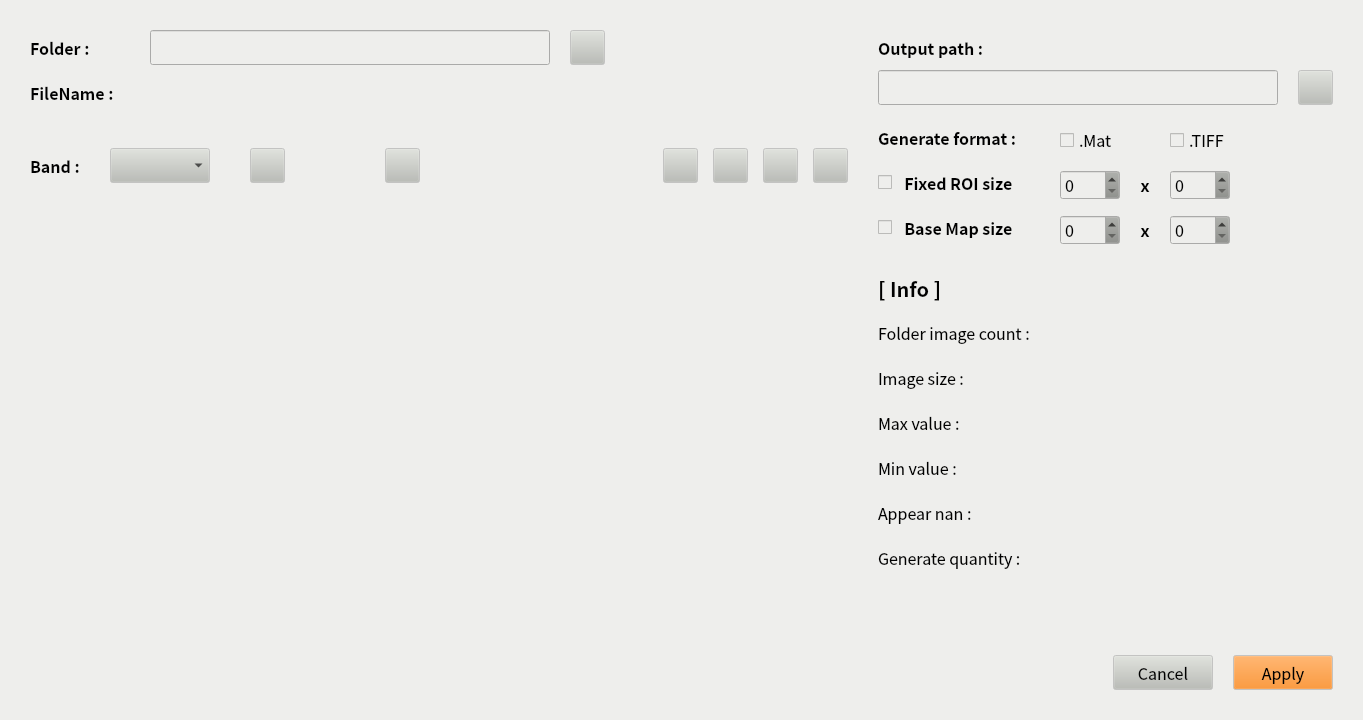
<?xml version="1.0" encoding="UTF-8"?>
<ui version="4.0">
 <class>MainWindow</class>
 <widget class="QMainWindow" name="MainWindow">
  <property name="enabled">
   <bool>false</bool>
  </property>
  <property name="geometry">
   <rect>
    <x>0</x>
    <y>0</y>
    <width>1363</width>
    <height>720</height>
   </rect>
  </property>
  <property name="palette">
   <palette>
    <active>
     <colorrole role="WindowText">
      <brush brushstyle="SolidPattern">
       <color alpha="255">
        <red>0</red>
        <green>0</green>
        <blue>0</blue>
       </color>
      </brush>
     </colorrole>
     <colorrole role="Button">
      <brush brushstyle="SolidPattern">
       <color alpha="255">
        <red>136</red>
        <green>138</green>
        <blue>133</blue>
       </color>
      </brush>
     </colorrole>
     <colorrole role="Text">
      <brush brushstyle="SolidPattern">
       <color alpha="255">
        <red>0</red>
        <green>0</green>
        <blue>0</blue>
       </color>
      </brush>
     </colorrole>
     <colorrole role="ButtonText">
      <brush brushstyle="SolidPattern">
       <color alpha="255">
        <red>0</red>
        <green>0</green>
        <blue>0</blue>
       </color>
      </brush>
     </colorrole>
     <colorrole role="Base">
      <brush brushstyle="SolidPattern">
       <color alpha="255">
        <red>255</red>
        <green>255</green>
        <blue>255</blue>
       </color>
      </brush>
     </colorrole>
     <colorrole role="Window">
      <brush brushstyle="SolidPattern">
       <color alpha="255">
        <red>238</red>
        <green>238</green>
        <blue>236</blue>
       </color>
      </brush>
     </colorrole>
     <colorrole role="Shadow">
      <brush brushstyle="SolidPattern">
       <color alpha="255">
        <red>255</red>
        <green>255</green>
        <blue>255</blue>
       </color>
      </brush>
     </colorrole>
     <colorrole role="PlaceholderText">
      <brush brushstyle="SolidPattern">
       <color alpha="128">
        <red>0</red>
        <green>0</green>
        <blue>0</blue>
       </color>
      </brush>
     </colorrole>
    </active>
    <inactive>
     <colorrole role="WindowText">
      <brush brushstyle="SolidPattern">
       <color alpha="255">
        <red>0</red>
        <green>0</green>
        <blue>0</blue>
       </color>
      </brush>
     </colorrole>
     <colorrole role="Button">
      <brush brushstyle="SolidPattern">
       <color alpha="255">
        <red>136</red>
        <green>138</green>
        <blue>133</blue>
       </color>
      </brush>
     </colorrole>
     <colorrole role="Text">
      <brush brushstyle="SolidPattern">
       <color alpha="255">
        <red>0</red>
        <green>0</green>
        <blue>0</blue>
       </color>
      </brush>
     </colorrole>
     <colorrole role="ButtonText">
      <brush brushstyle="SolidPattern">
       <color alpha="255">
        <red>0</red>
        <green>0</green>
        <blue>0</blue>
       </color>
      </brush>
     </colorrole>
     <colorrole role="Base">
      <brush brushstyle="SolidPattern">
       <color alpha="255">
        <red>255</red>
        <green>255</green>
        <blue>255</blue>
       </color>
      </brush>
     </colorrole>
     <colorrole role="Window">
      <brush brushstyle="SolidPattern">
       <color alpha="255">
        <red>238</red>
        <green>238</green>
        <blue>236</blue>
       </color>
      </brush>
     </colorrole>
     <colorrole role="Shadow">
      <brush brushstyle="SolidPattern">
       <color alpha="255">
        <red>255</red>
        <green>255</green>
        <blue>255</blue>
       </color>
      </brush>
     </colorrole>
     <colorrole role="PlaceholderText">
      <brush brushstyle="SolidPattern">
       <color alpha="128">
        <red>0</red>
        <green>0</green>
        <blue>0</blue>
       </color>
      </brush>
     </colorrole>
    </inactive>
    <disabled>
     <colorrole role="WindowText">
      <brush brushstyle="SolidPattern">
       <color alpha="255">
        <red>0</red>
        <green>0</green>
        <blue>0</blue>
       </color>
      </brush>
     </colorrole>
     <colorrole role="Button">
      <brush brushstyle="SolidPattern">
       <color alpha="255">
        <red>136</red>
        <green>138</green>
        <blue>133</blue>
       </color>
      </brush>
     </colorrole>
     <colorrole role="Text">
      <brush brushstyle="SolidPattern">
       <color alpha="255">
        <red>0</red>
        <green>0</green>
        <blue>0</blue>
       </color>
      </brush>
     </colorrole>
     <colorrole role="ButtonText">
      <brush brushstyle="SolidPattern">
       <color alpha="255">
        <red>0</red>
        <green>0</green>
        <blue>0</blue>
       </color>
      </brush>
     </colorrole>
     <colorrole role="Base">
      <brush brushstyle="SolidPattern">
       <color alpha="255">
        <red>238</red>
        <green>238</green>
        <blue>236</blue>
       </color>
      </brush>
     </colorrole>
     <colorrole role="Window">
      <brush brushstyle="SolidPattern">
       <color alpha="255">
        <red>238</red>
        <green>238</green>
        <blue>236</blue>
       </color>
      </brush>
     </colorrole>
     <colorrole role="Shadow">
      <brush brushstyle="SolidPattern">
       <color alpha="255">
        <red>255</red>
        <green>255</green>
        <blue>255</blue>
       </color>
      </brush>
     </colorrole>
     <colorrole role="PlaceholderText">
      <brush brushstyle="SolidPattern">
       <color alpha="128">
        <red>0</red>
        <green>0</green>
        <blue>0</blue>
       </color>
      </brush>
     </colorrole>
    </disabled>
   </palette>
  </property>
  <property name="font">
   <font>
    <family>Noto Sans CJK JP</family>
    <pointsize>12</pointsize>
   </font>
  </property>
  <property name="windowTitle">
   <string>MainWindow</string>
  </property>
  <widget class="QWidget" name="centralwidget">
   <widget class="QLabel" name="label">
    <property name="geometry">
     <rect>
      <x>30</x>
      <y>193</y>
      <width>818</width>
      <height>432</height>
     </rect>
    </property>
    <property name="palette">
     <palette>
      <active>
       <colorrole role="ButtonText">
        <brush brushstyle="SolidPattern">
         <color alpha="255">
          <red>0</red>
          <green>0</green>
          <blue>0</blue>
         </color>
        </brush>
       </colorrole>
      </active>
      <inactive>
       <colorrole role="ButtonText">
        <brush brushstyle="SolidPattern">
         <color alpha="255">
          <red>0</red>
          <green>0</green>
          <blue>0</blue>
         </color>
        </brush>
       </colorrole>
      </inactive>
      <disabled>
       <colorrole role="ButtonText">
        <brush brushstyle="SolidPattern">
         <color alpha="255">
          <red>46</red>
          <green>52</green>
          <blue>54</blue>
         </color>
        </brush>
       </colorrole>
      </disabled>
     </palette>
    </property>
    <property name="font">
     <font>
      <family>Noto Sans CJK JP</family>
      <pointsize>12</pointsize>
     </font>
    </property>
    <property name="text">
     <string/>
    </property>
    <property name="pixmap">
     <pixmap resource="ui_img/img.qrc">:/img/blank.jpg</pixmap>
    </property>
   </widget>
   <widget class="QPushButton" name="pushButton">
    <property name="geometry">
     <rect>
      <x>1233</x>
      <y>655</y>
      <width>100</width>
      <height>35</height>
     </rect>
    </property>
    <property name="palette">
     <palette>
      <active>
       <colorrole role="Button">
        <brush brushstyle="SolidPattern">
         <color alpha="255">
          <red>245</red>
          <green>121</green>
          <blue>0</blue>
         </color>
        </brush>
       </colorrole>
      </active>
      <inactive>
       <colorrole role="Button">
        <brush brushstyle="SolidPattern">
         <color alpha="255">
          <red>245</red>
          <green>121</green>
          <blue>0</blue>
         </color>
        </brush>
       </colorrole>
      </inactive>
      <disabled>
       <colorrole role="Button">
        <brush brushstyle="SolidPattern">
         <color alpha="255">
          <red>245</red>
          <green>121</green>
          <blue>0</blue>
         </color>
        </brush>
       </colorrole>
      </disabled>
     </palette>
    </property>
    <property name="font">
     <font>
      <pointsize>12</pointsize>
     </font>
    </property>
    <property name="text">
     <string>Apply</string>
    </property>
   </widget>
   <widget class="QPushButton" name="pushButton_2">
    <property name="geometry">
     <rect>
      <x>1113</x>
      <y>655</y>
      <width>100</width>
      <height>35</height>
     </rect>
    </property>
    <property name="palette">
     <palette>
      <active>
       <colorrole role="Button">
        <brush brushstyle="SolidPattern">
         <color alpha="255">
          <red>186</red>
          <green>189</green>
          <blue>182</blue>
         </color>
        </brush>
       </colorrole>
       <colorrole role="Shadow">
        <brush brushstyle="SolidPattern">
         <color alpha="255">
          <red>118</red>
          <green>118</green>
          <blue>118</blue>
         </color>
        </brush>
       </colorrole>
      </active>
      <inactive>
       <colorrole role="Button">
        <brush brushstyle="SolidPattern">
         <color alpha="255">
          <red>186</red>
          <green>189</green>
          <blue>182</blue>
         </color>
        </brush>
       </colorrole>
       <colorrole role="Shadow">
        <brush brushstyle="SolidPattern">
         <color alpha="255">
          <red>118</red>
          <green>118</green>
          <blue>118</blue>
         </color>
        </brush>
       </colorrole>
      </inactive>
      <disabled>
       <colorrole role="Button">
        <brush brushstyle="SolidPattern">
         <color alpha="255">
          <red>186</red>
          <green>189</green>
          <blue>182</blue>
         </color>
        </brush>
       </colorrole>
       <colorrole role="Shadow">
        <brush brushstyle="SolidPattern">
         <color alpha="255">
          <red>118</red>
          <green>118</green>
          <blue>118</blue>
         </color>
        </brush>
       </colorrole>
      </disabled>
     </palette>
    </property>
    <property name="text">
     <string>Cancel</string>
    </property>
   </widget>
   <widget class="QLabel" name="label_2">
    <property name="geometry">
     <rect>
      <x>30</x>
      <y>30</y>
      <width>100</width>
      <height>35</height>
     </rect>
    </property>
    <property name="font">
     <font>
      <weight>75</weight>
      <bold>true</bold>
     </font>
    </property>
    <property name="text">
     <string>Folder :</string>
    </property>
   </widget>
   <widget class="QLineEdit" name="lineEdit">
    <property name="geometry">
     <rect>
      <x>150</x>
      <y>30</y>
      <width>400</width>
      <height>35</height>
     </rect>
    </property>
    <property name="palette">
     <palette>
      <active>
       <colorrole role="Dark">
        <brush brushstyle="SolidPattern">
         <color alpha="255">
          <red>159</red>
          <green>159</green>
          <blue>159</blue>
         </color>
        </brush>
       </colorrole>
       <colorrole role="Highlight">
        <brush brushstyle="SolidPattern">
         <color alpha="255">
          <red>48</red>
          <green>140</green>
          <blue>198</blue>
         </color>
        </brush>
       </colorrole>
      </active>
      <inactive>
       <colorrole role="Dark">
        <brush brushstyle="SolidPattern">
         <color alpha="255">
          <red>159</red>
          <green>159</green>
          <blue>159</blue>
         </color>
        </brush>
       </colorrole>
       <colorrole role="Highlight">
        <brush brushstyle="SolidPattern">
         <color alpha="255">
          <red>48</red>
          <green>140</green>
          <blue>198</blue>
         </color>
        </brush>
       </colorrole>
      </inactive>
      <disabled>
       <colorrole role="Dark">
        <brush brushstyle="SolidPattern">
         <color alpha="255">
          <red>159</red>
          <green>159</green>
          <blue>159</blue>
         </color>
        </brush>
       </colorrole>
       <colorrole role="Highlight">
        <brush brushstyle="SolidPattern">
         <color alpha="255">
          <red>48</red>
          <green>140</green>
          <blue>198</blue>
         </color>
        </brush>
       </colorrole>
      </disabled>
     </palette>
    </property>
    <property name="font">
     <font>
      <pointsize>10</pointsize>
     </font>
    </property>
    <property name="text">
     <string/>
    </property>
   </widget>
   <widget class="QLabel" name="label_3">
    <property name="geometry">
     <rect>
      <x>30</x>
      <y>75</y>
      <width>100</width>
      <height>35</height>
     </rect>
    </property>
    <property name="font">
     <font>
      <weight>75</weight>
      <bold>true</bold>
     </font>
    </property>
    <property name="text">
     <string>FileName :</string>
    </property>
   </widget>
   <widget class="QLabel" name="label_4">
    <property name="geometry">
     <rect>
      <x>150</x>
      <y>75</y>
      <width>400</width>
      <height>35</height>
     </rect>
    </property>
    <property name="font">
     <font>
      <pointsize>10</pointsize>
     </font>
    </property>
    <property name="text">
     <string/>
    </property>
   </widget>
   <widget class="QPushButton" name="pushButton_4">
    <property name="geometry">
     <rect>
      <x>250</x>
      <y>148</y>
      <width>35</width>
      <height>35</height>
     </rect>
    </property>
    <property name="palette">
     <palette>
      <active>
       <colorrole role="Button">
        <brush brushstyle="SolidPattern">
         <color alpha="255">
          <red>186</red>
          <green>189</green>
          <blue>182</blue>
         </color>
        </brush>
       </colorrole>
      </active>
      <inactive>
       <colorrole role="Button">
        <brush brushstyle="SolidPattern">
         <color alpha="255">
          <red>186</red>
          <green>189</green>
          <blue>182</blue>
         </color>
        </brush>
       </colorrole>
      </inactive>
      <disabled>
       <colorrole role="Button">
        <brush brushstyle="SolidPattern">
         <color alpha="255">
          <red>186</red>
          <green>189</green>
          <blue>182</blue>
         </color>
        </brush>
       </colorrole>
      </disabled>
     </palette>
    </property>
    <property name="text">
     <string/>
    </property>
   </widget>
   <widget class="QPushButton" name="pushButton_5">
    <property name="geometry">
     <rect>
      <x>385</x>
      <y>148</y>
      <width>35</width>
      <height>35</height>
     </rect>
    </property>
    <property name="palette">
     <palette>
      <active>
       <colorrole role="Button">
        <brush brushstyle="SolidPattern">
         <color alpha="255">
          <red>186</red>
          <green>189</green>
          <blue>182</blue>
         </color>
        </brush>
       </colorrole>
      </active>
      <inactive>
       <colorrole role="Button">
        <brush brushstyle="SolidPattern">
         <color alpha="255">
          <red>186</red>
          <green>189</green>
          <blue>182</blue>
         </color>
        </brush>
       </colorrole>
      </inactive>
      <disabled>
       <colorrole role="Button">
        <brush brushstyle="SolidPattern">
         <color alpha="255">
          <red>186</red>
          <green>189</green>
          <blue>182</blue>
         </color>
        </brush>
       </colorrole>
      </disabled>
     </palette>
    </property>
    <property name="text">
     <string/>
    </property>
   </widget>
   <widget class="QPushButton" name="pushButton_6">
    <property name="geometry">
     <rect>
      <x>663</x>
      <y>148</y>
      <width>35</width>
      <height>35</height>
     </rect>
    </property>
    <property name="palette">
     <palette>
      <active>
       <colorrole role="Button">
        <brush brushstyle="SolidPattern">
         <color alpha="255">
          <red>186</red>
          <green>189</green>
          <blue>182</blue>
         </color>
        </brush>
       </colorrole>
      </active>
      <inactive>
       <colorrole role="Button">
        <brush brushstyle="SolidPattern">
         <color alpha="255">
          <red>186</red>
          <green>189</green>
          <blue>182</blue>
         </color>
        </brush>
       </colorrole>
      </inactive>
      <disabled>
       <colorrole role="Button">
        <brush brushstyle="SolidPattern">
         <color alpha="255">
          <red>186</red>
          <green>189</green>
          <blue>182</blue>
         </color>
        </brush>
       </colorrole>
      </disabled>
     </palette>
    </property>
    <property name="text">
     <string/>
    </property>
   </widget>
   <widget class="QPushButton" name="pushButton_7">
    <property name="geometry">
     <rect>
      <x>713</x>
      <y>148</y>
      <width>35</width>
      <height>35</height>
     </rect>
    </property>
    <property name="palette">
     <palette>
      <active>
       <colorrole role="Button">
        <brush brushstyle="SolidPattern">
         <color alpha="255">
          <red>186</red>
          <green>189</green>
          <blue>182</blue>
         </color>
        </brush>
       </colorrole>
      </active>
      <inactive>
       <colorrole role="Button">
        <brush brushstyle="SolidPattern">
         <color alpha="255">
          <red>186</red>
          <green>189</green>
          <blue>182</blue>
         </color>
        </brush>
       </colorrole>
      </inactive>
      <disabled>
       <colorrole role="Button">
        <brush brushstyle="SolidPattern">
         <color alpha="255">
          <red>186</red>
          <green>189</green>
          <blue>182</blue>
         </color>
        </brush>
       </colorrole>
      </disabled>
     </palette>
    </property>
    <property name="text">
     <string/>
    </property>
   </widget>
   <widget class="QPushButton" name="pushButton_8">
    <property name="geometry">
     <rect>
      <x>763</x>
      <y>148</y>
      <width>35</width>
      <height>35</height>
     </rect>
    </property>
    <property name="palette">
     <palette>
      <active>
       <colorrole role="Button">
        <brush brushstyle="SolidPattern">
         <color alpha="255">
          <red>186</red>
          <green>189</green>
          <blue>182</blue>
         </color>
        </brush>
       </colorrole>
      </active>
      <inactive>
       <colorrole role="Button">
        <brush brushstyle="SolidPattern">
         <color alpha="255">
          <red>186</red>
          <green>189</green>
          <blue>182</blue>
         </color>
        </brush>
       </colorrole>
      </inactive>
      <disabled>
       <colorrole role="Button">
        <brush brushstyle="SolidPattern">
         <color alpha="255">
          <red>186</red>
          <green>189</green>
          <blue>182</blue>
         </color>
        </brush>
       </colorrole>
      </disabled>
     </palette>
    </property>
    <property name="text">
     <string/>
    </property>
   </widget>
   <widget class="QPushButton" name="pushButton_9">
    <property name="geometry">
     <rect>
      <x>813</x>
      <y>148</y>
      <width>35</width>
      <height>35</height>
     </rect>
    </property>
    <property name="palette">
     <palette>
      <active>
       <colorrole role="Button">
        <brush brushstyle="SolidPattern">
         <color alpha="255">
          <red>186</red>
          <green>189</green>
          <blue>182</blue>
         </color>
        </brush>
       </colorrole>
      </active>
      <inactive>
       <colorrole role="Button">
        <brush brushstyle="SolidPattern">
         <color alpha="255">
          <red>186</red>
          <green>189</green>
          <blue>182</blue>
         </color>
        </brush>
       </colorrole>
      </inactive>
      <disabled>
       <colorrole role="Button">
        <brush brushstyle="SolidPattern">
         <color alpha="255">
          <red>186</red>
          <green>189</green>
          <blue>182</blue>
         </color>
        </brush>
       </colorrole>
      </disabled>
     </palette>
    </property>
    <property name="text">
     <string/>
    </property>
   </widget>
   <widget class="QLabel" name="label_5">
    <property name="geometry">
     <rect>
      <x>285</x>
      <y>148</y>
      <width>100</width>
      <height>35</height>
     </rect>
    </property>
    <property name="font">
     <font>
      <weight>75</weight>
      <bold>true</bold>
     </font>
    </property>
    <property name="text">
     <string/>
    </property>
    <property name="alignment">
     <set>Qt::AlignCenter</set>
    </property>
   </widget>
   <widget class="QLabel" name="label_6">
    <property name="geometry">
     <rect>
      <x>30</x>
      <y>148</y>
      <width>100</width>
      <height>35</height>
     </rect>
    </property>
    <property name="font">
     <font>
      <weight>75</weight>
      <bold>true</bold>
     </font>
    </property>
    <property name="text">
     <string>Band :</string>
    </property>
   </widget>
   <widget class="QComboBox" name="comboBox">
    <property name="geometry">
     <rect>
      <x>110</x>
      <y>148</y>
      <width>100</width>
      <height>35</height>
     </rect>
    </property>
    <property name="palette">
     <palette>
      <active>
       <colorrole role="Button">
        <brush brushstyle="SolidPattern">
         <color alpha="255">
          <red>186</red>
          <green>189</green>
          <blue>182</blue>
         </color>
        </brush>
       </colorrole>
      </active>
      <inactive>
       <colorrole role="Button">
        <brush brushstyle="SolidPattern">
         <color alpha="255">
          <red>186</red>
          <green>189</green>
          <blue>182</blue>
         </color>
        </brush>
       </colorrole>
      </inactive>
      <disabled>
       <colorrole role="Button">
        <brush brushstyle="SolidPattern">
         <color alpha="255">
          <red>186</red>
          <green>189</green>
          <blue>182</blue>
         </color>
        </brush>
       </colorrole>
      </disabled>
     </palette>
    </property>
   </widget>
   <widget class="QLabel" name="label_7">
    <property name="geometry">
     <rect>
      <x>878</x>
      <y>270</y>
      <width>100</width>
      <height>35</height>
     </rect>
    </property>
    <property name="font">
     <font>
      <pointsize>15</pointsize>
      <weight>75</weight>
      <bold>true</bold>
     </font>
    </property>
    <property name="text">
     <string>[ Info ]</string>
    </property>
   </widget>
   <widget class="QLabel" name="label_8">
    <property name="enabled">
     <bool>false</bool>
    </property>
    <property name="geometry">
     <rect>
      <x>878</x>
      <y>315</y>
      <width>455</width>
      <height>35</height>
     </rect>
    </property>
    <property name="font">
     <font>
      <weight>50</weight>
      <bold>false</bold>
     </font>
    </property>
    <property name="text">
     <string>Folder image count :</string>
    </property>
   </widget>
   <widget class="QLabel" name="label_9">
    <property name="geometry">
     <rect>
      <x>878</x>
      <y>360</y>
      <width>455</width>
      <height>35</height>
     </rect>
    </property>
    <property name="font">
     <font>
      <weight>50</weight>
      <bold>false</bold>
     </font>
    </property>
    <property name="text">
     <string>Image size :</string>
    </property>
   </widget>
   <widget class="QLabel" name="label_10">
    <property name="geometry">
     <rect>
      <x>878</x>
      <y>405</y>
      <width>455</width>
      <height>35</height>
     </rect>
    </property>
    <property name="font">
     <font>
      <weight>50</weight>
      <bold>false</bold>
     </font>
    </property>
    <property name="text">
     <string>Max value :</string>
    </property>
   </widget>
   <widget class="QLabel" name="label_11">
    <property name="geometry">
     <rect>
      <x>878</x>
      <y>450</y>
      <width>455</width>
      <height>35</height>
     </rect>
    </property>
    <property name="font">
     <font>
      <weight>50</weight>
      <bold>false</bold>
     </font>
    </property>
    <property name="text">
     <string>Min value :</string>
    </property>
   </widget>
   <widget class="QLabel" name="label_12">
    <property name="geometry">
     <rect>
      <x>878</x>
      <y>495</y>
      <width>455</width>
      <height>35</height>
     </rect>
    </property>
    <property name="font">
     <font>
      <weight>50</weight>
      <bold>false</bold>
     </font>
    </property>
    <property name="text">
     <string>Appear nan :</string>
    </property>
   </widget>
   <widget class="QLabel" name="label_131">
    <property name="geometry">
     <rect>
      <x>878</x>
      <y>30</y>
      <width>111</width>
      <height>35</height>
     </rect>
    </property>
    <property name="font">
     <font>
      <weight>75</weight>
      <bold>true</bold>
     </font>
    </property>
    <property name="text">
     <string>Output path :</string>
    </property>
   </widget>
   <widget class="QLabel" name="label_141">
    <property name="geometry">
     <rect>
      <x>878</x>
      <y>120</y>
      <width>150</width>
      <height>35</height>
     </rect>
    </property>
    <property name="font">
     <font>
      <weight>75</weight>
      <bold>true</bold>
     </font>
    </property>
    <property name="text">
     <string>Generate format :</string>
    </property>
   </widget>
   <widget class="QSpinBox" name="spinBox">
    <property name="geometry">
     <rect>
      <x>1060</x>
      <y>170</y>
      <width>60</width>
      <height>30</height>
     </rect>
    </property>
   </widget>
   <widget class="QSpinBox" name="spinBox_2">
    <property name="geometry">
     <rect>
      <x>1170</x>
      <y>170</y>
      <width>60</width>
      <height>30</height>
     </rect>
    </property>
   </widget>
   <widget class="QLineEdit" name="lineEdit_2">
    <property name="geometry">
     <rect>
      <x>878</x>
      <y>70</y>
      <width>400</width>
      <height>35</height>
     </rect>
    </property>
    <property name="palette">
     <palette>
      <active>
       <colorrole role="Dark">
        <brush brushstyle="SolidPattern">
         <color alpha="255">
          <red>159</red>
          <green>159</green>
          <blue>159</blue>
         </color>
        </brush>
       </colorrole>
       <colorrole role="Highlight">
        <brush brushstyle="SolidPattern">
         <color alpha="255">
          <red>48</red>
          <green>140</green>
          <blue>198</blue>
         </color>
        </brush>
       </colorrole>
      </active>
      <inactive>
       <colorrole role="Dark">
        <brush brushstyle="SolidPattern">
         <color alpha="255">
          <red>159</red>
          <green>159</green>
          <blue>159</blue>
         </color>
        </brush>
       </colorrole>
       <colorrole role="Highlight">
        <brush brushstyle="SolidPattern">
         <color alpha="255">
          <red>48</red>
          <green>140</green>
          <blue>198</blue>
         </color>
        </brush>
       </colorrole>
      </inactive>
      <disabled>
       <colorrole role="Dark">
        <brush brushstyle="SolidPattern">
         <color alpha="255">
          <red>159</red>
          <green>159</green>
          <blue>159</blue>
         </color>
        </brush>
       </colorrole>
       <colorrole role="Highlight">
        <brush brushstyle="SolidPattern">
         <color alpha="255">
          <red>48</red>
          <green>140</green>
          <blue>198</blue>
         </color>
        </brush>
       </colorrole>
      </disabled>
     </palette>
    </property>
    <property name="font">
     <font>
      <pointsize>10</pointsize>
     </font>
    </property>
    <property name="text">
     <string/>
    </property>
   </widget>
   <widget class="QPushButton" name="pushButton_10">
    <property name="geometry">
     <rect>
      <x>1298</x>
      <y>70</y>
      <width>35</width>
      <height>35</height>
     </rect>
    </property>
    <property name="palette">
     <palette>
      <active>
       <colorrole role="Button">
        <brush brushstyle="SolidPattern">
         <color alpha="255">
          <red>186</red>
          <green>189</green>
          <blue>182</blue>
         </color>
        </brush>
       </colorrole>
      </active>
      <inactive>
       <colorrole role="Button">
        <brush brushstyle="SolidPattern">
         <color alpha="255">
          <red>186</red>
          <green>189</green>
          <blue>182</blue>
         </color>
        </brush>
       </colorrole>
      </inactive>
      <disabled>
       <colorrole role="Button">
        <brush brushstyle="SolidPattern">
         <color alpha="255">
          <red>186</red>
          <green>189</green>
          <blue>182</blue>
         </color>
        </brush>
       </colorrole>
      </disabled>
     </palette>
    </property>
    <property name="text">
     <string/>
    </property>
   </widget>
   <widget class="QCheckBox" name="checkBox">
    <property name="geometry">
     <rect>
      <x>1060</x>
      <y>125</y>
      <width>100</width>
      <height>30</height>
     </rect>
    </property>
    <property name="text">
     <string>.Mat</string>
    </property>
   </widget>
   <widget class="QCheckBox" name="checkBox_2">
    <property name="geometry">
     <rect>
      <x>1170</x>
      <y>125</y>
      <width>100</width>
      <height>30</height>
     </rect>
    </property>
    <property name="text">
     <string>.TIFF</string>
    </property>
   </widget>
   <widget class="QCheckBox" name="checkBox_3">
    <property name="geometry">
     <rect>
      <x>878</x>
      <y>165</y>
      <width>151</width>
      <height>35</height>
     </rect>
    </property>
    <property name="font">
     <font>
      <weight>75</weight>
      <bold>true</bold>
     </font>
    </property>
    <property name="text">
     <string>  Fixed ROI size</string>
    </property>
   </widget>
   <widget class="QLabel" name="label_16">
    <property name="geometry">
     <rect>
      <x>1135</x>
      <y>170</y>
      <width>20</width>
      <height>30</height>
     </rect>
    </property>
    <property name="font">
     <font>
      <weight>75</weight>
      <bold>true</bold>
     </font>
    </property>
    <property name="text">
     <string>x</string>
    </property>
    <property name="alignment">
     <set>Qt::AlignCenter</set>
    </property>
   </widget>
   <widget class="QLabel" name="label_13">
    <property name="geometry">
     <rect>
      <x>878</x>
      <y>540</y>
      <width>455</width>
      <height>35</height>
     </rect>
    </property>
    <property name="font">
     <font>
      <weight>50</weight>
      <bold>false</bold>
     </font>
    </property>
    <property name="text">
     <string>Generate quantity :</string>
    </property>
   </widget>
   <widget class="QLabel" name="label_14">
    <property name="geometry">
     <rect>
      <x>878</x>
      <y>585</y>
      <width>455</width>
      <height>35</height>
     </rect>
    </property>
    <property name="font">
     <font>
      <weight>50</weight>
      <bold>false</bold>
     </font>
    </property>
    <property name="text">
     <string/>
    </property>
   </widget>
   <widget class="QCheckBox" name="checkBox_4">
    <property name="geometry">
     <rect>
      <x>878</x>
      <y>210</y>
      <width>151</width>
      <height>35</height>
     </rect>
    </property>
    <property name="font">
     <font>
      <weight>75</weight>
      <bold>true</bold>
     </font>
    </property>
    <property name="text">
     <string>  Base Map size</string>
    </property>
   </widget>
   <widget class="QSpinBox" name="spinBox_3">
    <property name="geometry">
     <rect>
      <x>1060</x>
      <y>215</y>
      <width>60</width>
      <height>30</height>
     </rect>
    </property>
   </widget>
   <widget class="QLabel" name="label_17">
    <property name="geometry">
     <rect>
      <x>1135</x>
      <y>215</y>
      <width>20</width>
      <height>30</height>
     </rect>
    </property>
    <property name="font">
     <font>
      <weight>75</weight>
      <bold>true</bold>
     </font>
    </property>
    <property name="text">
     <string>x</string>
    </property>
    <property name="alignment">
     <set>Qt::AlignCenter</set>
    </property>
   </widget>
   <widget class="QSpinBox" name="spinBox_4">
    <property name="geometry">
     <rect>
      <x>1170</x>
      <y>215</y>
      <width>60</width>
      <height>30</height>
     </rect>
    </property>
   </widget>
   <widget class="QPushButton" name="pushButton_3">
    <property name="geometry">
     <rect>
      <x>570</x>
      <y>30</y>
      <width>35</width>
      <height>35</height>
     </rect>
    </property>
    <property name="palette">
     <palette>
      <active>
       <colorrole role="Button">
        <brush brushstyle="SolidPattern">
         <color alpha="255">
          <red>186</red>
          <green>189</green>
          <blue>182</blue>
         </color>
        </brush>
       </colorrole>
      </active>
      <inactive>
       <colorrole role="Button">
        <brush brushstyle="SolidPattern">
         <color alpha="255">
          <red>186</red>
          <green>189</green>
          <blue>182</blue>
         </color>
        </brush>
       </colorrole>
      </inactive>
      <disabled>
       <colorrole role="Button">
        <brush brushstyle="SolidPattern">
         <color alpha="255">
          <red>186</red>
          <green>189</green>
          <blue>182</blue>
         </color>
        </brush>
       </colorrole>
      </disabled>
     </palette>
    </property>
    <property name="text">
     <string/>
    </property>
   </widget>
  </widget>
 </widget>
 <resources>
  <include location="ui_img/img.qrc"/>
 </resources>
 <connections/>
</ui>
